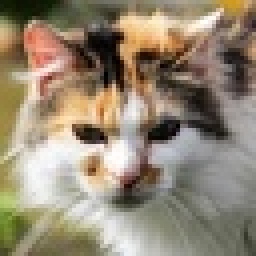
#> input picture data/cats_dogs_faces_small/test/cat/cat_0000.jpg, 64 x 64 px (shown 4 times larger); its folder holds only this picture in this run
$ jupyter execute lab1_numpy_cats_vs_dogs_solutions.ipynb
#> lines starting #> are read from the running program, lines starting #| are printed output that depends on the picture; long printed decimals are rounded
### lab_utils/visualization.py
from __future__ import annotations

import math
from collections import OrderedDict
from typing import Iterable, Sequence

import matplotlib.pyplot as plt
import numpy as np


def _as_numpy_image(image: np.ndarray | Sequence[float]) -> np.ndarray:
    array = np.asarray(image)
    if array.ndim == 3 and array.shape[0] in (1, 3) and array.shape[-1] not in (1, 3):
        array = np.moveaxis(array, 0, -1)
    return array


def show_image_gallery(
    images: Sequence[np.ndarray | Sequence[float]],
    titles: Sequence[str] | None = None,
    *,
    ncols: int = 4,
    figsize: tuple[float, float] = (12, 6),
    suptitle: str | None = None,
) -> tuple[plt.Figure, np.ndarray]:
    """Display a small gallery of RGB or grayscale images."""
    if not images:
        raise ValueError("Expected at least one image.")

    n_images = len(images)
    ncols = max(1, min(ncols, n_images))
    nrows = math.ceil(n_images / ncols)
    fig, axes = plt.subplots(nrows, ncols, figsize=figsize)
    axes = np.atleast_1d(axes).reshape(nrows, ncols)

    for idx, ax in enumerate(axes.flat):
        ax.axis("off")
        if idx >= n_images:
            continue

        image = _as_numpy_image(images[idx])
        if image.ndim == 2 or (image.ndim == 3 and image.shape[-1] == 1):
            ax.imshow(np.squeeze(image), cmap="gray")
        else:
            ax.imshow(image)

        if titles is not None and idx < len(titles):
            ax.set_title(titles[idx])

    if suptitle:
        fig.suptitle(suptitle)
    fig.tight_layout()
    return fig, axes


# [26 lines left out: function show_tensor_batch, not called in this run]


def plot_feature_vector(
    features: Sequence[float],
    feature_names: Sequence[str] | None = None,
    *,
    title: str = "Feature Vector",
    figsize: tuple[float, float] = (12, 3.5),
) -> tuple[plt.Figure, plt.Axes]:
    """Plot a 1D feature vector as a bar chart."""
    values = np.asarray(features, dtype=float)
    names = list(feature_names) if feature_names is not None else [f"f{i}" for i in range(len(values))]

    fig, ax = plt.subplots(figsize=figsize)
    ax.bar(range(len(values)), values, color="#4C6FFF")
    ax.set_title(title)
    ax.set_ylabel("Value")
    ax.set_xticks(range(len(values)))
    ax.set_xticklabels(names, rotation=45, ha="right")
    ax.grid(axis="y", alpha=0.25)
    fig.tight_layout()
    return fig, ax


# [381 lines left out: functions plot_centroid_heatmap, plot_prediction_gallery, plot_class_balance, plot_numeric_distribution, plot_error_rate_by_group, plot_training_history and 9 more, not called in this run]


def scale_direction_like_reference(direction, scale: float):
    """Multiply every tensor in a direction dictionary by a scalar."""
    return OrderedDict((name, tensor * scale) for name, tensor in direction.items())


# [291 lines left out: functions orthogonalize_direction_like_reference, compute_loss_landscape_on_plane_like_reference, compute_loss_landscape_like_reference, project_state_to_plane_like_reference, plot_loss_landscape_like_reference, plot_loss_landscape_comparison_like_reference and 1 more, not called in this run]

### solutions/lab1_numpy_cats_vs_dogs_solutions.ipynb
# Lab 1 Solutions: NumPy for Cat and Dog Faces

These are worked solutions for the NumPy lab built on the curated cat-and-dog-faces dataset.

The lab stops at building and visualizing a feature matrix, so students can focus on core NumPy image operations without adding a classifier.

Set `STUDENT_ID` in the first code cell. The notebook uses it to create a reproducible train/test subset and consistent previews.

[cell 1]
from pathlib import Path
import numpy as np
import matplotlib.pyplot as plt
from PIL import Image
from lab_utils.visualization import (
    plot_feature_vector,
    show_image_gallery,
)


def find_project_root() -> Path:
    for candidate in [Path.cwd().resolve(), *Path.cwd().resolve().parents]:
        if (candidate / "data" / "cats_dogs_faces_small").exists():
            return candidate
    return Path.cwd().resolve()


PROJECT_ROOT = find_project_root()
DATA_ROOT = PROJECT_ROOT / "data" / "cats_dogs_faces_small"
LABELS = ("cat", "dog")
LABEL_TO_INDEX = {"cat": 0, "dog": 1}
STUDENT_ID = 10422050  # Replace with your own student ID.
SEED = int(STUDENT_ID)
IMAGE_EXTENSIONS = ("*.jpg", "*.jpeg", "*.png", "*.bmp", "*.webp")


def label_from_path(path: Path) -> str:
    label = path.parent.name
    if label not in LABEL_TO_INDEX:
        raise ValueError(f"Unexpected label folder: {path}")
    return label


def load_preview_image(path: Path) -> np.ndarray:
    with Image.open(path) as image:
        return np.asarray(image.convert("RGB"))


def shuffled_paths(paths: list[Path], seed_offset: int = 0) -> list[Path]:
    rng = np.random.default_rng(SEED + seed_offset)
    indices = rng.permutation(len(paths))
    return [paths[int(idx)] for idx in indices]


def list_image_paths(split: str, label: str) -> list[Path]:
    split_dir = DATA_ROOT / split / label
    paths = []
    for pattern in IMAGE_EXTENSIONS:
        paths.extend(sorted(split_dir.glob(pattern)))
    return sorted(paths)


def sample_paths(paths: list[Path], count: int, seed_offset: int) -> list[Path]:
    ordered = shuffled_paths(paths, seed_offset=seed_offset)
    return ordered[: min(count, len(ordered))]


def sample_per_class(paths: list[Path], n_per_class: int, seed_offset: int = 0) -> list[Path]:
#> called with n_per_class = 3, seed_offset = 10
    sampled = []
    for label_index, label in enumerate(LABELS):
        label_paths = [path for path in paths if label_from_path(path) == label]
        sampled.extend(sample_paths(label_paths, n_per_class, seed_offset + 50 * label_index))
    return sampled


expected = [
    DATA_ROOT / "train" / "cat",
    DATA_ROOT / "train" / "dog",
    DATA_ROOT / "test" / "cat",
    DATA_ROOT / "test" / "dog",
]
if not all(path.exists() for path in expected):
    raise FileNotFoundError(
        "Cats and dog faces dataset not found. Run scripts/download_animal_faces.py --force first."
    )

TRAIN_PER_CLASS = 40
TEST_PER_CLASS = 10
cat_train_paths = sample_paths(list_image_paths("train", "cat"), TRAIN_PER_CLASS, seed_offset=100)
dog_train_paths = sample_paths(list_image_paths("train", "dog"), TRAIN_PER_CLASS, seed_offset=200)
cat_test_paths = sample_paths(list_image_paths("test", "cat"), TEST_PER_CLASS, seed_offset=300)
dog_test_paths = sample_paths(list_image_paths("test", "dog"), TEST_PER_CLASS, seed_offset=400)
train_paths = shuffled_paths(cat_train_paths + dog_train_paths, seed_offset=500)
test_paths = shuffled_paths(cat_test_paths + dog_test_paths, seed_offset=600)
sample_path = train_paths[0]

print(f"Student ID seed: {STUDENT_ID}")
print(f"Using curated face dataset from: {DATA_ROOT}")
print(f"Train subset: {len(train_paths)} images ({TRAIN_PER_CLASS} per class)")
print(f"Test subset: {len(test_paths)} images ({TEST_PER_CLASS} per class)")

### Visual Helper: Preview the Faces Dataset

Before starting the TODOs, look at a few cat and dog face images from the student-specific subset.

[cell 2]
preview_paths = sample_per_class(train_paths, n_per_class=3, seed_offset=10)
preview_images = [load_preview_image(path) for path in preview_paths]
#> in load_preview_image, image is the input picture: PIL image 64x64 RGB; mean R, G, B 148.5, 135.7, 115.9
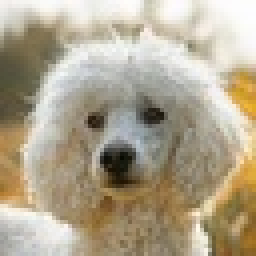
#> input picture data/cats_dogs_faces_small/test/dog/dog_0000.jpg, 64 x 64 px (shown 4 times larger)
#> in load_preview_image, image is the input picture: PIL image 64x64 RGB; mean R, G, B 176.2, 165.5, 143.1
#> preview_images = 2 items
preview_titles = [f"{label_from_path(path)}: {path.name}" for path in preview_paths]
show_image_gallery(
    preview_images,
    titles=preview_titles,
    ncols=3,
    figsize=(10, 6),
    suptitle="Cat and dog face preview",
)
#> in show_image_gallery, `n_images = len(images)`: n_images = 2
#> in show_image_gallery, `nrows = math.ceil(n_images / ncols)`: nrows = 1
#> the loop in show_image_gallery, `for idx, ax in enumerate(axes.flat):` made 2 passes
plt.show()

## Question 1: Load one image into a NumPy array

Write a function that:

- opens one file from disk
- converts it to RGB
- returns an `H x W x C` NumPy array

This is the starting point for every later NumPy operation in the lab.

[cell 3]
def load_image_np(path: Path) -> np.ndarray:
    with Image.open(path) as image:
        return np.asarray(image.convert("RGB"))


sample_image = load_image_np(sample_path)
print("shape:", sample_image.shape)
#| shape: (64, 64, 3)
print("dtype:", sample_image.dtype)
#| dtype: uint8
print("min/max:", sample_image.min(), sample_image.max())
#| min/max: 0 255
show_image_gallery([sample_image], titles=[sample_path.name], ncols=1, figsize=(4, 4))
#> the loop in show_image_gallery (call 2), `for idx, ax in enumerate(axes.flat):` made 1 pass
plt.show()

## Question 2: Crop the image with slicing

Implement a centered square crop. Keep the crop size at `48 x 48` for the rest of the lab so the crop is visible and later operations stay consistent.

[cell 4]
def center_crop(image: np.ndarray, crop_size: int = 48) -> np.ndarray:
    height, width = image.shape[:2]
    crop_size = min(crop_size, height, width)
    start_y = (height - crop_size) // 2
    start_x = (width - crop_size) // 2
    return image[start_y:start_y + crop_size, start_x:start_x + crop_size]


cropped_image = center_crop(sample_image, crop_size=48)
print("cropped shape:", cropped_image.shape)
#| cropped shape: (48, 48, 3)
show_image_gallery(
    [sample_image, cropped_image],
    titles=["Original", "Center crop"],
    ncols=2,
    figsize=(8, 4),
)
plt.show()

## Question 3: Flip the crop horizontally

Mirror the cropped image from left to right using slicing only.

[cell 5]
def flip_horizontal(image: np.ndarray) -> np.ndarray:
    return image[:, ::-1, :]


flipped_image = flip_horizontal(cropped_image)
show_image_gallery(
    [cropped_image, flipped_image],
    titles=["Cropped", "Flipped"],
    ncols=2,
    figsize=(8, 4),
)
plt.show()

## Question 4: Normalize pixels to `[0, 1]`

Convert the cropped RGB image from unsigned integers into `float32` values in the range `[0, 1]`.

[cell 6]
def normalize_01(image: np.ndarray) -> np.ndarray:
    return image.astype(np.float32) / 255.0


sample_float = normalize_01(cropped_image)
print("dtype:", sample_float.dtype)
#| dtype: float32
print("min/max:", sample_float.min(), sample_float.max())
#| min/max: 0.0 1.0
show_image_gallery(
    [cropped_image, sample_float],
    titles=["Cropped uint8", "Normalized float"],
    ncols=2,
    figsize=(8, 4),
)
plt.show()

## Question 5: Convert RGB to grayscale

Turn the normalized RGB image into a single grayscale array using standard RGB weights.

[cell 7]
def rgb_to_gray(image_float: np.ndarray) -> np.ndarray:
    weights = np.array([0.299, 0.587, 0.114], dtype=np.float32)
    return image_float @ weights


sample_gray = rgb_to_gray(sample_float)
#> in rgb_to_gray, `weights = np.array([0.299, 0.587, 0.114], dtype=np.float32)`: weights = [0.299, 0.587, 0.114]
#> in rgb_to_gray, `return image_float @ weights`:
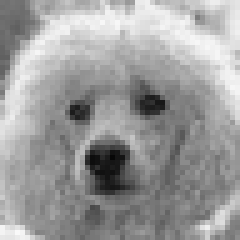
#> returned value: shape (48, 48) float32 (shown 5 times larger); min 0.0289, max 0.98, mean 0.617
print("gray shape:", sample_gray.shape)
#| gray shape: (48, 48)
print("gray dtype:", sample_gray.dtype)
#| gray dtype: float32
fig, axes = plt.subplots(1, 2, figsize=(8, 4))
axes[0].imshow(sample_float)
axes[0].set_title("Normalized RGB")
axes[0].axis("off")
axes[1].imshow(sample_gray, cmap="gray")
axes[1].set_title("Grayscale")
axes[1].axis("off")
fig.tight_layout()
plt.show()

## Question 6: Use `axis=` to summarize channels

Compute one mean value per color channel with `axis=(0, 1)`, then choose the brightest channel with `np.argmax(...)`.

[cell 8]
CHANNEL_NAMES = np.array(["red", "green", "blue"])


def channel_summary(image_float: np.ndarray) -> tuple[np.ndarray, int]:
    means = image_float.mean(axis=(0, 1))
    brightest_channel = int(np.argmax(means, axis=0))
    return means.astype(np.float32), brightest_channel


sample_channel_means, sample_brightest = channel_summary(sample_float)
#> in channel_summary, `means = image_float.mean(axis=(0, 1))`: means = [0.647, 0.616, 0.544]
#> in channel_summary, `brightest_channel = int(np.argmax(means, axis=0))`: brightest_channel = 0
#> sample_channel_means = [0.647, 0.616, 0.544]; sample_brightest = 0
print("channel means:", sample_channel_means)
#| channel means: [0.6473  0.6157   0.544]
print("brightest channel:", CHANNEL_NAMES[sample_brightest])
#| brightest channel: red
fig, ax = plt.subplots(figsize=(5, 3))
ax.bar(CHANNEL_NAMES, sample_channel_means, color=["#E74C3C", "#2ECC71", "#3498DB"])
ax.set_title("Average brightness per channel")
ax.set_ylabel("Mean value")
ax.grid(axis="y", alpha=0.25)
fig.tight_layout()
plt.show()
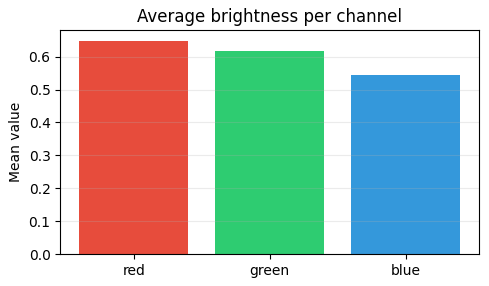
#> figure drawn by matplotlib, 1 panel; tallest bar 0.647 high, from x = -0.4 to 0.4

## Question 7: Apply a filter with a kernel and matrix multiplication

Implement a tiny 2D convolution on the grayscale image. At each location:

1. take a `3 x 3` patch
2. flatten the patch and kernel
3. multiply them with `@`

Use the Laplacian kernel from the setup cell.

[cell 9]
EDGE_KERNEL = np.array(
    [
        [0, 1, 0],
        [1, -4, 1],
        [0, 1, 0],
    ],
    dtype=np.float32,
)
#> EDGE_KERNEL = [[0, 1, 0], [1, -4, 1], [0, 1, 0]]


def convolve2d_matmul(image_gray: np.ndarray, kernel: np.ndarray) -> np.ndarray:
    kernel_height, kernel_width = kernel.shape
    output_height = image_gray.shape[0] - kernel_height + 1
    output_width = image_gray.shape[1] - kernel_width + 1
    output = np.zeros((output_height, output_width), dtype=np.float32)
    flat_kernel = kernel.reshape(-1, 1)

    for row in range(output_height):
        for col in range(output_width):
            patch = image_gray[row : row + kernel_height, col : col + kernel_width] # 3x3
            apply_kernel = patch @ kernel
            response = apply_kernel.sum()

            # response = patch.reshape(1, -1) @ flat_kernel
            output[row, col] = response.item()

    return output


sample_filtered = convolve2d_matmul(sample_gray, EDGE_KERNEL)
#> in convolve2d_matmul, `output = np.zeros((output_height, output_width), dtype=np.float32)`: output: shape (46, 46) float32; every value is 0
#> in convolve2d_matmul, `flat_kernel = kernel.reshape(-1, 1)`: flat_kernel = [0, 1, 0, 1, -4, 1, 0, 1, 0]
#> after the loop in convolve2d_matmul, `for row in range(output_height):`:
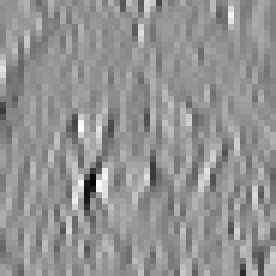
#> output: shape (46, 46) float32 (shown 6 times larger); min -1.09, max 0.794, mean -0.00211; drawn with min black and max white
print("filtered shape:", sample_filtered.shape)
#| filtered shape: (46, 46)
fig, axes = plt.subplots(1, 2, figsize=(8, 4))
axes[0].imshow(sample_gray, cmap="gray")
axes[0].set_title("Grayscale")
axes[0].axis("off")
axes[1].imshow(np.abs(sample_filtered), cmap="magma")
axes[1].set_title("Filtered |response|")
axes[1].axis("off")
fig.tight_layout()
plt.show()
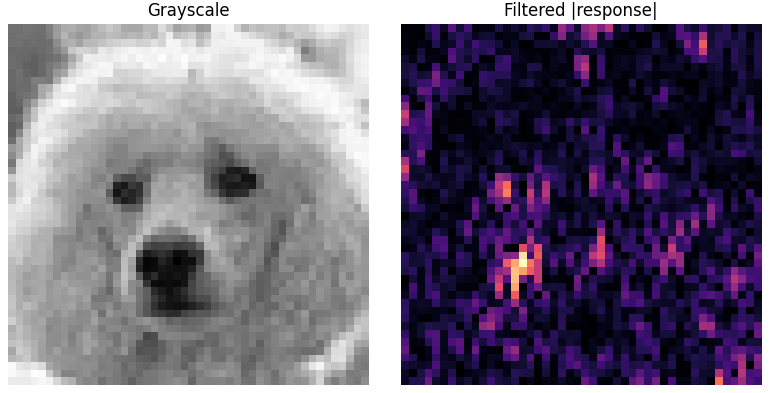
#> figure drawn by matplotlib, 2 panels

## Question 8: Flatten one image into one vector

Take the grayscale crop and turn it into a one-dimensional vector.

[cell 10]
def flatten_image(image: np.ndarray) -> np.ndarray:
    return image.reshape(-1)


sample_flat = flatten_image(sample_gray)
#> sample_flat = 2304 values, max 0.98 at index 2211, min 0.0289 at index 1510, mean 0.617
print("original shape:", sample_gray.shape)
#| original shape: (48, 48)
print("flat shape:", sample_flat.shape)
#| flat shape: (2304,)
fig, ax = plt.subplots(figsize=(10, 3))
ax.plot(sample_flat[:256], color="#4C6FFF")
ax.set_title("First 256 grayscale values after flattening")
ax.set_xlabel("Index")
ax.set_ylabel("Value")
ax.grid(alpha=0.25)
fig.tight_layout()
plt.show()
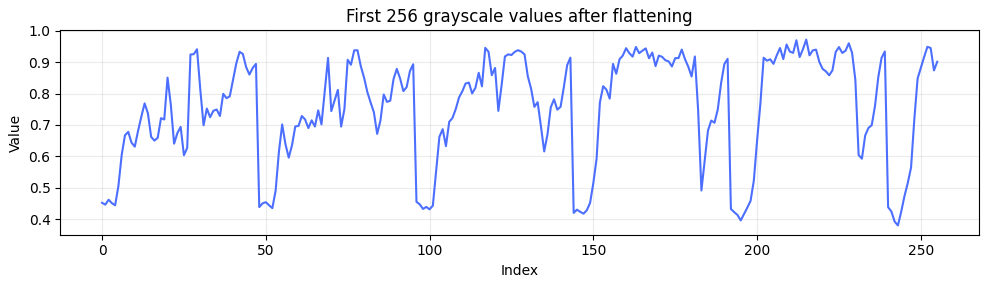
#> figure drawn by matplotlib, 1 panel; curve peaks at x = 215, y = 0.972

## Question 9: Engineer a feature vector with `concatenate` and `apply`

Build one hand-crafted feature vector that combines:

- RGB means
- RGB standard deviations
- the brightest channel index
- the mean and standard deviation of the filtered response
- one summary from `np.apply_along_axis(...)`

Use `np.concatenate(...)` to join the pieces.

[cell 11]
FEATURE_NAMES = [
    "mean_r",
    "mean_g",
    "mean_b",
    "std_r",
    "std_g",
    "std_b",
    "brightest_channel",
    "edge_mean",
    "edge_std",
    "row_std_mean",
]


def extract_features(image: np.ndarray) -> np.ndarray:
    cropped = center_crop(image, crop_size=48)
    image_float = normalize_01(cropped)
    gray = rgb_to_gray(image_float)
    channel_means, brightest_channel = channel_summary(image_float)
    channel_stds = image_float.std(axis=(0, 1)).astype(np.float32)
    filtered = convolve2d_matmul(gray, EDGE_KERNEL)
    row_std_profile = np.apply_along_axis(np.std, 1, gray)

    extra_features = np.array(
        [
            float(brightest_channel),
            float(filtered.mean()),
            float(filtered.std()),
            float(row_std_profile.mean()),
        ],
        dtype=np.float32,
    )
    return np.concatenate([channel_means, channel_stds, extra_features], axis=0).astype(np.float32)


sample_features = extract_features(sample_image)
#> in extract_features, `channel_means, brightest_channel = channel_summary(image_float)`: channel_means = [0.647, 0.616, 0.544]; brightest_channel = 0
#> in extract_features, `channel_stds = image_float.std(axis=(0, 1)).astype(np.float32)`: channel_stds = [0.173, 0.187, 0.218]
#> in extract_features, `row_std_profile = np.apply_along_axis(np.std, 1, gray)`: row_std_profile = 48 values, max 0.224 at index 21, min 0.0831 at index 40, mean 0.146
#> in extract_features, `extra_features = np.array( [ float(brightest_channel), float(filtered...`: extra_features = [0, -0.00211, 0.184, 0.146]
#> sample_features = [0.647, 0.616, 0.544, 0.173, 0.187, 0.218, 0, -0.00211, 0.184, 0.146]
print("feature shape:", sample_features.shape)
#| feature shape: (10,)
fig, ax = plot_feature_vector(sample_features, FEATURE_NAMES, title="Sample NumPy feature vector")
#> in plot_feature_vector, `values = np.asarray(features, dtype=float)`: values has the same summary as sample_features outside plot_feature_vector
#> in plot_feature_vector, `names = list(feature_names) if feature_names is not None else [f"f{i}"..`: names = ['mean_r', 'mean_g', 'mean_b', 'std_r', 'std_g', 'std_b', 'brightest_channel', 'edge_mean', 'edge_std', 'row_std_mean']
plt.show()
#> figure, not shown here; tallest bar 0.647 high, from x = -0.4 to 0.4

## Question 10: Build and inspect a feature matrix

Apply your feature function to the small balanced train/test subsets from the face dataset.

Tasks:

1. build one feature matrix for the train images and one for the test images
2. return the matching integer labels
3. print the resulting shapes
4. compute an overall feature mean with `axis=0`
5. visualize the feature matrix and the average feature vector

[cell 12]
def build_feature_matrix(paths: list[Path]) -> tuple[np.ndarray, np.ndarray]:
    X = np.stack([extract_features(load_image_np(path)) for path in paths]).astype(np.float32)
#> in rgb_to_gray (call 4), `return image_float @ weights`:
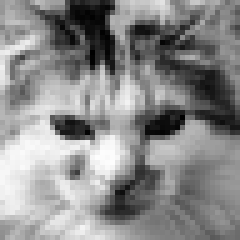
#> returned value: shape (48, 48) float32 (shown 5 times larger); min 0, max 0.996, mean 0.545
#> after the loop in convolve2d_matmul (call 4), `for row in range(output_height):`:
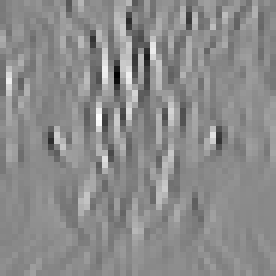
#> output: shape (46, 46) float32 (shown 6 times larger); min -1.9, max 1.58, mean 0.0015; drawn with min black and max white
    y = np.array([LABEL_TO_INDEX[label_from_path(path)] for path in paths], dtype=np.int64)
    return X, y


X_train, y_train = build_feature_matrix(train_paths)
#> in build_feature_matrix, `y = np.array([LABEL_TO_INDEX[label_from_path(path)] for path in paths]..`: y = [1, 0]
#> y_train = [1, 0]
X_test, y_test = build_feature_matrix(test_paths)
#> y_test = [0, 1]
print("X_train shape:", X_train.shape)
#| X_train shape: (2, 10)
print("y_train shape:", y_train.shape)
#| y_train shape: (2,)
print("X_test shape:", X_test.shape)
#| X_test shape: (2, 10)
print("y_test shape:", y_test.shape)
#| y_test shape: (2,)
print("train class counts:", np.bincount(y_train, minlength=2))
#| train class counts: [1 1]
print("test class counts:", np.bincount(y_test, minlength=2))
#| test class counts: [1 1]

train_feature_mean = X_train.mean(axis=0)
#> train_feature_mean = [0.623, 0.574, 0.507, 0.212, 0.216, 0.232, 0, -0.000308, 0.248, 0.179]
print("overall train feature mean shape:", train_feature_mean.shape)
#| overall train feature mean shape: (10,)

fig, ax = plt.subplots(figsize=(10, 4))
image = ax.imshow(X_train, aspect="auto", cmap="viridis")
ax.set_title("Train feature matrix")
ax.set_xlabel("Feature index")
ax.set_ylabel("Image index")
ax.set_xticks(range(len(FEATURE_NAMES)))
ax.set_xticklabels(FEATURE_NAMES, rotation=45, ha="right")
fig.colorbar(image, ax=ax, fraction=0.03, pad=0.02)
fig.tight_layout()
plt.show()
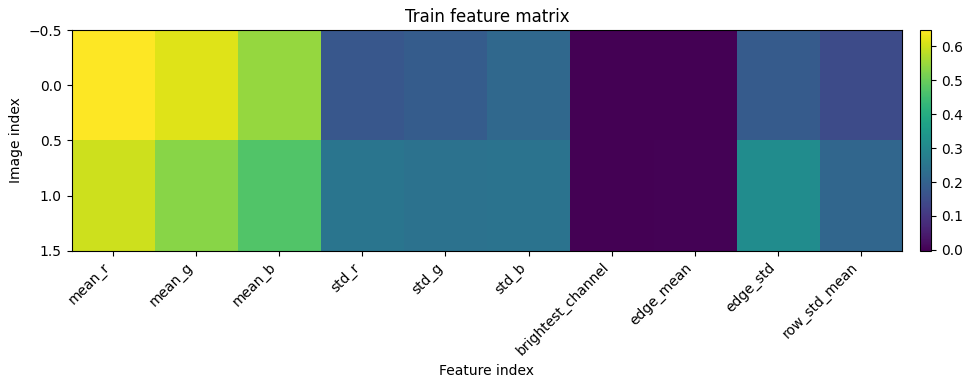
#> figure drawn by matplotlib, 2 panels

fig, ax = plot_feature_vector(train_feature_mean, FEATURE_NAMES, title="Average training feature vector")
plt.show()
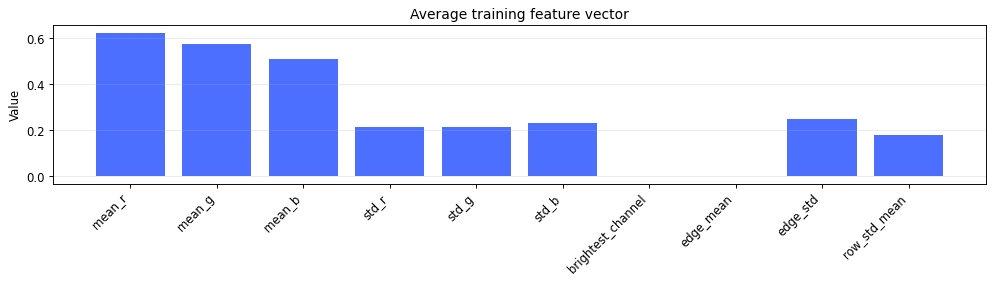
#> figure drawn by matplotlib, 1 panel; tallest bar 0.623 high, from x = -0.4 to 0.4
